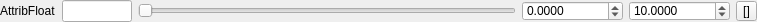
<?xml version="1.0" encoding="UTF-8"?>
<ui version="4.0">
 <class>AttribInt</class>
 <widget class="QWidget" name="AttribInt">
  <property name="geometry">
   <rect>
    <x>0</x>
    <y>0</y>
    <width>757</width>
    <height>20</height>
   </rect>
  </property>
  <property name="maximumSize">
   <size>
    <width>16777215</width>
    <height>20</height>
   </size>
  </property>
  <property name="windowTitle">
   <string>AttribInt</string>
  </property>
  <property name="title" stdset="0">
   <string>AttribInt</string>
  </property>
  <property name="flat" stdset="0">
   <bool>true</bool>
  </property>
  <layout class="QHBoxLayout" name="horizontalLayout">
   <property name="margin">
    <number>0</number>
   </property>
   <item>
    <widget class="QLabel" name="label">
     <property name="maximumSize">
      <size>
       <width>16777215</width>
       <height>20</height>
      </size>
     </property>
     <property name="text">
      <string>AttribFloat</string>
     </property>
    </widget>
   </item>
   <item>
    <widget class="QLineEdit" name="value">
     <property name="maximumSize">
      <size>
       <width>70</width>
       <height>16777215</height>
      </size>
     </property>
     <property name="maxLength">
      <number>30</number>
     </property>
    </widget>
   </item>
   <item>
    <widget class="QSlider" name="valueSlider">
     <property name="maximumSize">
      <size>
       <width>16777215</width>
       <height>20</height>
      </size>
     </property>
     <property name="orientation">
      <enum>Qt::Horizontal</enum>
     </property>
    </widget>
   </item>
   <item>
    <widget class="QWidget" name="ranges" native="true">
     <property name="maximumSize">
      <size>
       <width>16777215</width>
       <height>20</height>
      </size>
     </property>
     <layout class="QHBoxLayout" name="horizontalLayout_2">
      <property name="margin">
       <number>0</number>
      </property>
      <item>
       <widget class="QDoubleSpinBox" name="rangeMin">
        <property name="minimumSize">
         <size>
          <width>50</width>
          <height>0</height>
         </size>
        </property>
        <property name="maximumSize">
         <size>
          <width>16777215</width>
          <height>20</height>
         </size>
        </property>
        <property name="decimals">
         <number>4</number>
        </property>
        <property name="minimum">
         <double>-999999.000000000000000</double>
        </property>
        <property name="maximum">
         <double>999999.000000000000000</double>
        </property>
        <property name="singleStep">
         <double>0.010000000000000</double>
        </property>
       </widget>
      </item>
      <item>
       <widget class="QDoubleSpinBox" name="rangeMax">
        <property name="minimumSize">
         <size>
          <width>50</width>
          <height>0</height>
         </size>
        </property>
        <property name="maximumSize">
         <size>
          <width>16777215</width>
          <height>20</height>
         </size>
        </property>
        <property name="decimals">
         <number>4</number>
        </property>
        <property name="minimum">
         <double>-9999999.000000000000000</double>
        </property>
        <property name="maximum">
         <double>9999999.000000000000000</double>
        </property>
        <property name="singleStep">
         <double>0.010000000000000</double>
        </property>
        <property name="value">
         <double>10.000000000000000</double>
        </property>
       </widget>
      </item>
     </layout>
    </widget>
   </item>
   <item>
    <widget class="QToolButton" name="toolButton">
     <property name="maximumSize">
      <size>
       <width>16777215</width>
       <height>20</height>
      </size>
     </property>
     <property name="text">
      <string>[]</string>
     </property>
     <property name="checkable">
      <bool>true</bool>
     </property>
    </widget>
   </item>
  </layout>
 </widget>
 <resources/>
 <connections>
  <connection>
   <sender>toolButton</sender>
   <signal>clicked(bool)</signal>
   <receiver>ranges</receiver>
   <slot>setVisible(bool)</slot>
   <hints>
    <hint type="sourcelabel">
     <x>335</x>
     <y>33</y>
    </hint>
    <hint type="destinationlabel">
     <x>354</x>
     <y>28</y>
    </hint>
   </hints>
  </connection>
 </connections>
</ui>
